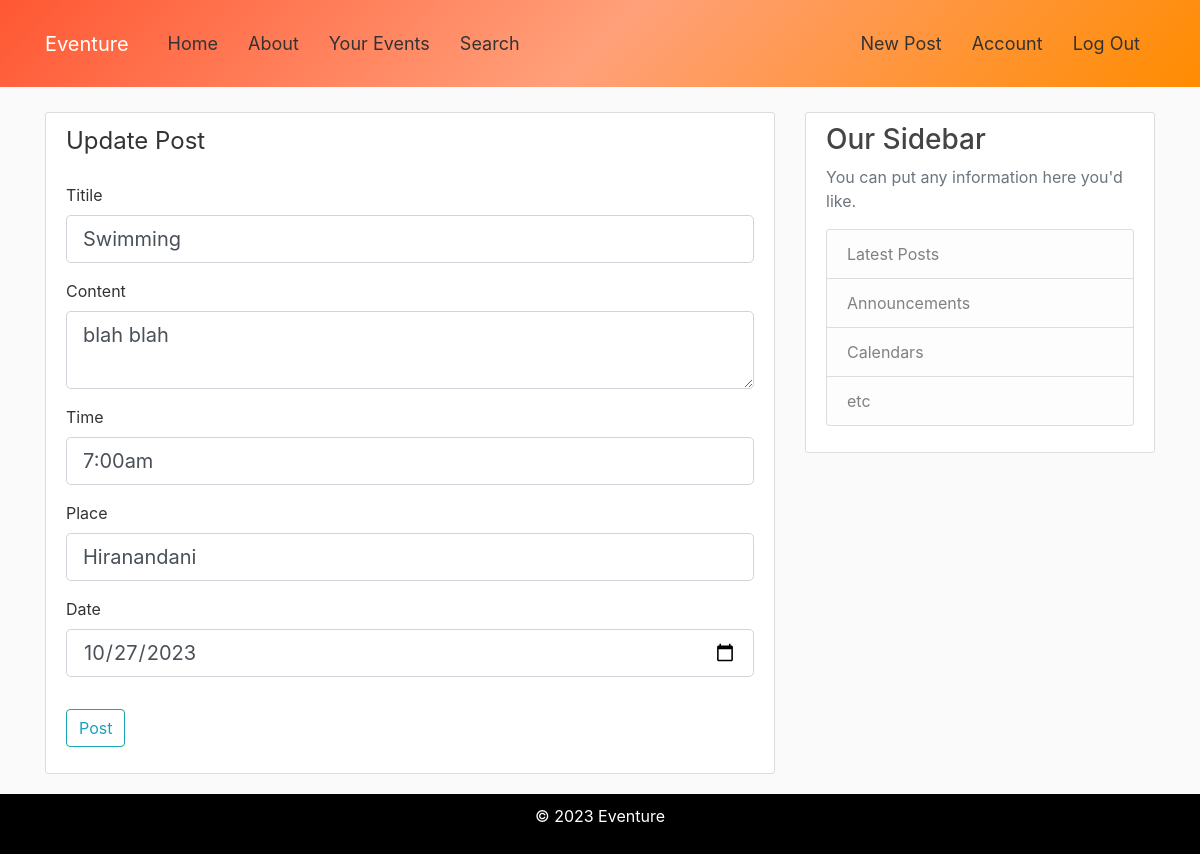
The app's page /post/8/update (signed in) with its own data.
### flaskBlog/models.py (models this page shows, shortened)
class Post(db.Model):
    id = db.Column(db.Integer, primary_key=True)
    title = db.Column(db.String(100), nullable=False)
    date_posted = db.Column(db.DateTime, nullable=False, default=datetime.utcnow)
    content = db.Column(db.Text, nullable=False)
    user_id = db.Column(db.Integer, db.ForeignKey('user.id'), nullable=False)
    rsvps = db.relationship('RSVP', backref='post', lazy=True, cascade='all, delete-orphan')
    time = db.Column(db.String(10), nullable=True)  # Optional time field
    place = db.Column(db.String(100), nullable=True)  # Optional place field
    date = db.Column(db.Date, nullable=True)  # Optional date field

### flaskBlog/routes.py (the view)
@app.route("/post/<int:post_id>/update", methods=['GET', 'POST'])
@login_required
def update_post(post_id):
    post = Post.query.get_or_404(post_id)
    if post.author != current_user:
        abort(403)
    form = PostForm()
    if form.validate_on_submit():
        post.title = form.title.data
        post.content = form.content.data
        post.date = form.date.data  # Update date
        post.time = form.time.data  # Update time
        post.place = form.place.data  # Update place
        db.session.commit()
        flash('Your post has been updated', 'success')
        return redirect(url_for('post', post_id=post.id))
    elif request.method == 'GET':
        form.title.data = post.title
        form.content.data = post.content
        form.date.data = post.date  # Populate date in the form
        form.time.data = post.time  # Populate time in the form
        form.place.data = post.place  # Populate place in the form
    return render_template('create_post.html', title='Update Post', form=form, legend='Update Post')

### flaskBlog/form.py
class PostForm(FlaskForm):
    title = StringField('Titile', validators = [DataRequired()])
    content = TextAreaField('Content', validators = [DataRequired()])
    time = StringField('Time', validators=[Optional(), Length(max=10)])
    place = StringField('Place', validators=[Optional(), Length(max=100)])
    date = DateField('Date', validators=[Optional()])
    submit = SubmitField('Post')

### flaskBlog/models.py (called while the page is built)
@login_manager.user_loader
def load_user(user_id):
    return User.query.get(int(user_id))

### flaskBlog/templates/create_post.html (shortened to what this page needs)
{% extends "layout.html" %}
{% block content %}
<div class="content-section">
    <form action="" method="POST">
        <fieldset class="form-group">
            <legend class="border-botton mb-4"> {{ legend }} </legend>
            <div class="form-group">
                {{ form.title.label(class="form-control-label") }}
                {% if form.title.errors %}
                {{ form.title(class="form-control form-control-lg is-invalid") }}
                <div class="invalid-feedback">
                    {% for error in form.title.errors %}
                    <span>
                        {{ error }}
                    </span>
                    {% endfor %}
                </div>
                {% else %}
                {{ form.title(class="form-control form-control-lg") }}
                {% endif %}
            </div>
            <div class="form-group">
                {{ form.content.label(class="form-control-label") }}
                {% if form.content.errors %}
                {{ form.content(class="form-control form-control-lg is-invalid") }}
                <div class="invalid-feedback">
                    {% for error in form.content.errors %}
                    <span>
                        {{ error }}
                    </span>
                    {% endfor %}
                </div>
                {% else %}
                {{ form.content(class="form-control form-control-lg") }}
                {% endif %}
            </div>
            <div class="form-group">
                {{ form.time.label(class="form-control-label") }}
                {{ form.time(class="form-control form-control-lg") }}
            </div>
            <div class="form-group">
                {{ form.place.label(class="form-control-label") }}
                {{ form.place(class="form-control form-control-lg") }}
            </div>
            <div class="form-group">
                {{ form.date.label(class="form-control-label") }}
                {{ form.date(class="form-control form-control-lg") }}
            </div>
        </fieldset>
        <div class="form-group">
            {{ form.submit(class = "btn btn-outline-info")}}
        </div>
    </form>
</div>
{% endblock content %}

### flaskBlog/static/main.css (style rules this page uses)
body { background: #fafafa; color: #333333; margin-top: 7rem; padding-bottom: 60px; }
.content-section { background: #ffffff; padding: 10px 20px; border: 1px solid #dddddd; border-radius: 3px; margin-bottom: 20px; }

### records on screen
Post: title "Swimming", content "blah blah", time "7:00am", place "Hiranandani", date "10/27/2023"

### other values on screen
{{ legend }} "Update Post"
